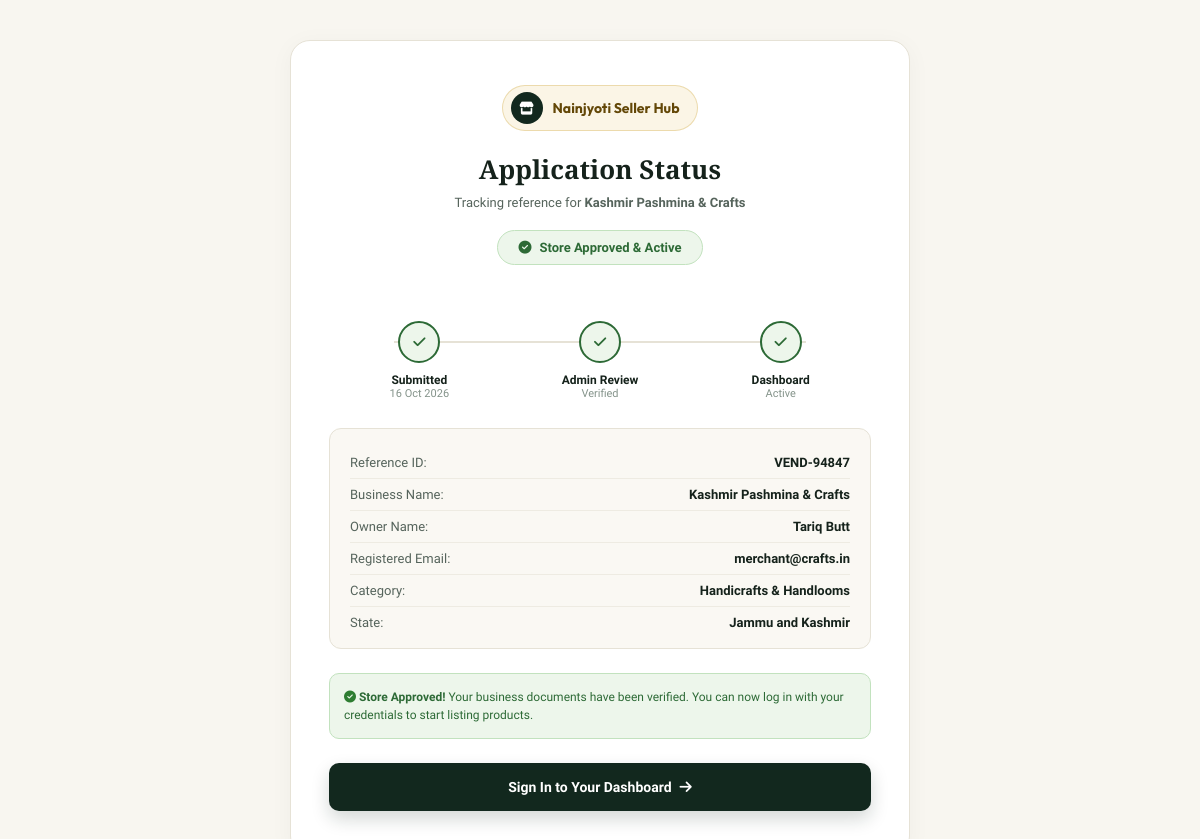
The app's page /status/VEND-94847/, older data.
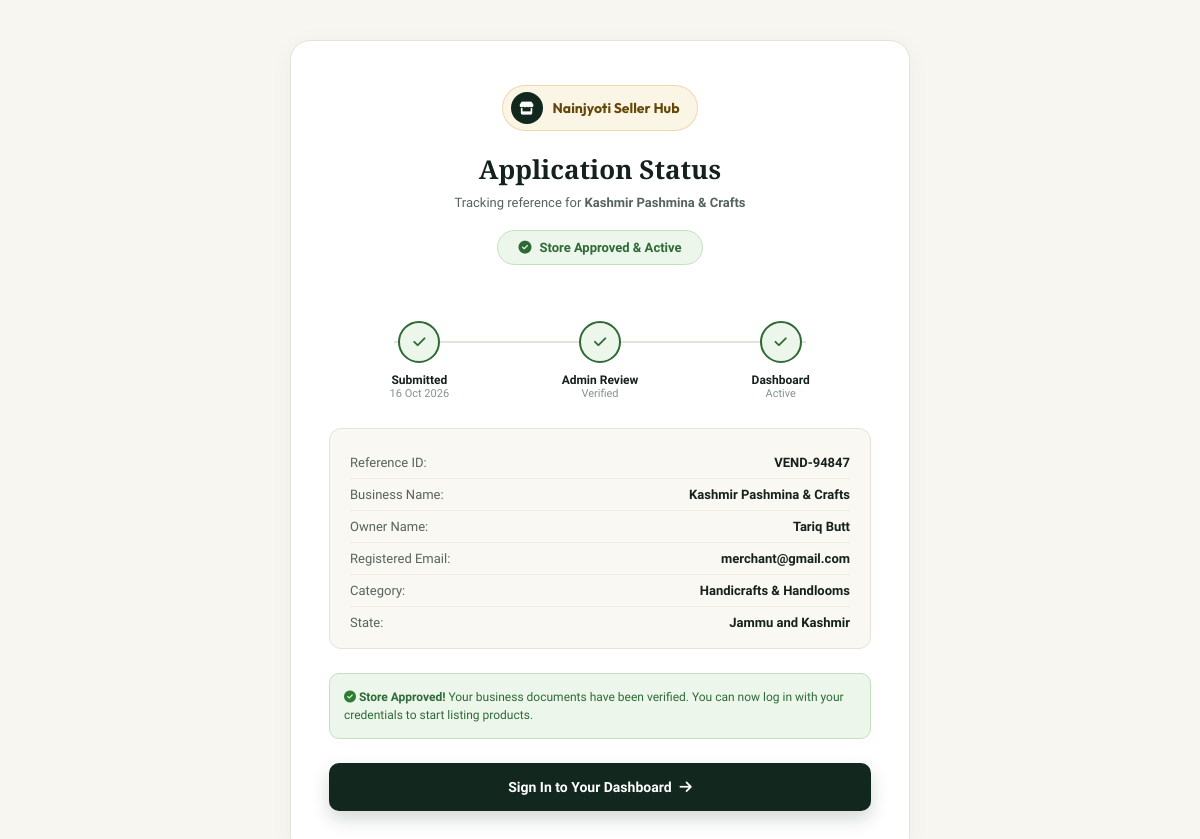
The same page, newer data.
### nainjyoti/models.py (models this page shows, shortened)
class VendorProfile(models.Model):
    STATUS_CHOICES = [
        ('PENDING', 'Pending Approval'),
        ('APPROVED', 'Approved'),
        ('REJECTED', 'Rejected'),
        ('BLOCKED', 'Blocked / Suspended'),
    ]
    user = models.OneToOneField(User, on_delete=models.CASCADE, related_name='vendor_profile')
    vendor_code = models.CharField(max_length=20, unique=True, blank=True)
    business_name = models.CharField(max_length=200)
    owner_name = models.CharField(max_length=150)
    phone = models.CharField(max_length=20)
    business_type = models.CharField(max_length=100, default='Retailer')
    category = models.CharField(max_length=100, default='General Merchandise')
    gst_number = models.CharField(max_length=30, blank=True)
    pan_number = models.CharField(max_length=20, blank=True)
    bank_name = models.CharField(max_length=100, blank=True)
    account_number = models.CharField(max_length=50, blank=True)
    ifsc_code = models.CharField(max_length=20, blank=True)
    address = models.TextField(blank=True)
    city = models.CharField(max_length=100, blank=True)
    state = models.CharField(max_length=100, blank=True)
    pincode = models.CharField(max_length=20, blank=True)
    gst_document = models.FileField(upload_to='vendor_documents/gst/', blank=True, null=True)
    pan_document = models.FileField(upload_to='vendor_documents/pan/', blank=True, null=True)
    id_proof = models.FileField(upload_to='vendor_documents/id_proof/', blank=True, null=True)
    store_description = models.TextField(blank=True)
    store_logo = models.ImageField(upload_to='vendor_documents/logos/', blank=True, null=True)
    store_banner = models.ImageField(upload_to='vendor_documents/banners/', blank=True, null=True)
    support_email = models.EmailField(blank=True, null=True)
    status = models.CharField(max_length=20, choices=STATUS_CHOICES, default='PENDING')
    rejection_reason = models.TextField(blank=True)
    auth_token = models.CharField(max_length=64, unique=True, blank=True, null=True, db_index=True)
    created_at = models.DateTimeField(auto_now_add=True)
    updated_at = models.DateTimeField(auto_now=True)
    class Meta:
        ordering = ['-created_at']

### nainjyoti/views.py (the view)
# urls.py: path('status/', views.vendor_status_view, name='vendor_status'),
def vendor_status_view(request, vendor_code=None):
    vendor = None
    if vendor_code:
        vendor = VendorProfile.objects.filter(vendor_code__iexact=vendor_code).first()
    return render(request, "vendor_status.html", {"vendor": vendor})

### templates/vendor_status.html (shortened to what this page needs)
{% load static %}
<!doctype html>
<html lang="en">
<head>
    <link href="https://cdnjs.cloudflare.com/ajax/libs/font-awesome/6.5.2/css/all.min.css" rel="stylesheet">
    <link href="{% static 'css/vendor_status.css' %}" rel="stylesheet">
</head>
<body>
    <div class="status-wrapper">
        <div class="status-card">
            <div class="brand-badge">
                <div class="brand-icon-box"><i class="fa-solid fa-store"></i></div>
                <div class="brand-title">Nain<span>jyoti</span> Seller Hub</div>
            </div>
            {% if vendor %}
                <h1 style="font-family:'Playfair Display',Georgia,serif;font-size:26px;font-weight:700;color:var(--ink-primary);margin-bottom:8px;">Application Status</h1>
                <p style="font-size:13px;color:var(--ink-secondary);margin-bottom:20px;">Tracking reference for <strong>{{ vendor.business_name }}</strong></p>
                {% if vendor.status == 'PENDING' %}
                    <div class="status-badge-lg pending">
                        <i class="fa-solid fa-hourglass-half"></i> Under Admin Review
                    </div>
                {% elif vendor.status == 'APPROVED' %}
                    <div class="status-badge-lg approved">
                        <i class="fa-solid fa-circle-check"></i> Store Approved &amp; Active
                    </div>
                {% elif vendor.status == 'REJECTED' %}
                    <div class="status-badge-lg rejected">
                        <i class="fa-solid fa-circle-xmark"></i> Application Rejected
                    </div>
                {% endif %}
                <div class="timeline">
                    <div class="timeline-step">
                        <div class="step-icon done"><i class="fa-solid fa-check"></i></div>
                        <div class="step-label">Submitted</div>
                        <div class="step-sub">{{ vendor.created_at|date:"d M Y" }}</div>
                    </div>
                    <div class="timeline-step">
                        <div class="step-icon {% if vendor.status == 'PENDING' %}active{% elif vendor.status == 'APPROVED' %}done{% else %}active{% endif %}">
                            <i class="fa-solid {% if vendor.status == 'APPROVED' %}fa-check{% else %}fa-user-shield{% endif %}"></i>
                        </div>
                        <div class="step-label">Admin Review</div>
                        <div class="step-sub">{% if vendor.status == 'PENDING' %}In Progress{% elif vendor.status == 'APPROVED' %}Verified{% else %}Declined{% endif %}</div>
                    </div>
                    <div class="timeline-step">
                        <div class="step-icon {% if vendor.status == 'APPROVED' %}done{% endif %}">
                            <i class="fa-solid {% if vendor.status == 'APPROVED' %}fa-check{% else %}fa-lock{% endif %}"></i>
                        </div>
                        <div class="step-label">Dashboard</div>
                        <div class="step-sub">{% if vendor.status == 'APPROVED' %}Active{% else %}Locked{% endif %}</div>
                    </div>
                </div>
                <div class="summary-card">
                    <div class="summary-row">
                        <span class="summary-label">Reference ID:</span>
                        <span class="summary-val">{{ vendor.vendor_code }}</span>
                    </div>
                    <div class="summary-row">
                        <span class="summary-label">Business Name:</span>
                        <span class="summary-val">{{ vendor.business_name }}</span>
                    </div>
                    <div class="summary-row">
                        <span class="summary-label">Owner Name:</span>
                        <span class="summary-val">{{ vendor.owner_name }}</span>
                    </div>
                    <div class="summary-row">
                        <span class="summary-label">Registered Email:</span>
                        <span class="summary-val">{{ vendor.user.email }}</span>
                    </div>
                    <div class="summary-row">
                        <span class="summary-label">Category:</span>
                        <span class="summary-val">{{ vendor.category }}</span>
                    </div>
                    <div class="summary-row">
                        <span class="summary-label">State:</span>
                        <span class="summary-val">{{ vendor.state }}</span>
                    </div>
                </div>
                {% if vendor.status == 'PENDING' %}
                    <div style="background:#fcf8ee;border:1px solid #ebd09b;border-radius:10px;padding:14px;margin-bottom:24px;text-align:left;font-size:12px;color:#795708;line-height:1.5;">
                        <i class="fa-solid fa-circle-info me-1" style="color:var(--gold-accent);"></i>
                        <strong>Verification Note:</strong> Your documents (GST, PAN, Bank Details) are currently being checked by our compliance team. You will be able to log in to your vendor dashboard as soon as the Admin approves your profile.
                    </div>
                    <a href="{% url 'login' %}" class="btn-primary-action">
                        <i class="fa-solid fa-arrow-left me-1"></i> Return to Seller Sign In
                    </a>
                {% elif vendor.status == 'APPROVED' %}
                    <div style="background:#edf6eb;border:1px solid #c2e2be;border-radius:10px;padding:14px;margin-bottom:24px;text-align:left;font-size:12px;color:#2d6a36;line-height:1.5;">
                        <i class="fa-solid fa-circle-check me-1" style="color:#2e7d32;"></i>
                        <strong>Store Approved!</strong> Your business documents have been verified. You can now log in with your credentials to start listing products.
                    </div>
                    <a href="{% url 'login' %}" class="btn-primary-action">
                        <span>Sign In to Your Dashboard</span>
                        <i class="fa-solid fa-arrow-right ms-1"></i>
                    </a>
                {% endif %}
            {% endif %}
        </div>
    </div>
</body>
</html>

Row changes from the older to the newer data that the page shows:
changed VendorProfile "Kashmir Pashmina & Crafts": user.email "merchant@crafts.in" → "merchant@gmail.com"
